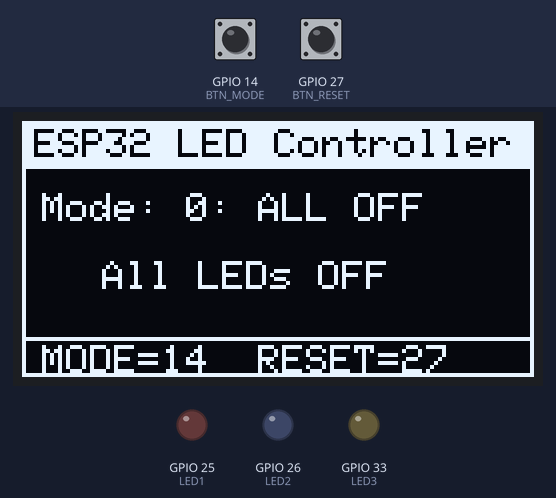
Bench run of a program on a simulated ESP32. On the bench: 128×64 one-colour display, output pins drawn as LEDs (lit = HIGH). The inputs (shaded band) are chosen by the test bench; at power-on: GPIO 14 (BTN_MODE) HIGH, GPIO 27 (BTN_RESET) HIGH.

Above: at 2.2 s.
2.3 s: GPIO 14 (BTN_MODE) pulled LOW for 0.15 s
At 2.5 s:
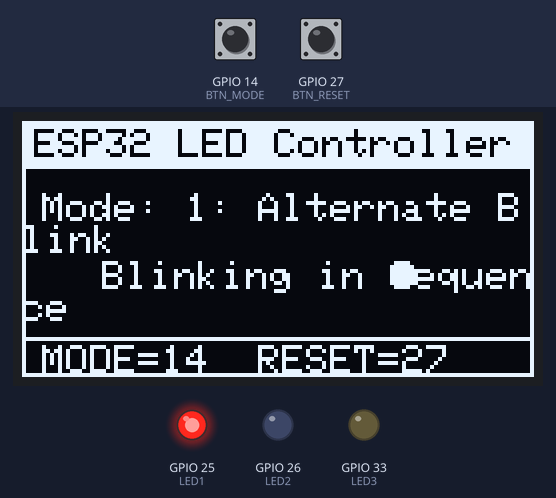
3.0 s: GPIO 14 (BTN_MODE) pulled LOW for 1 s
At 3.5 s:
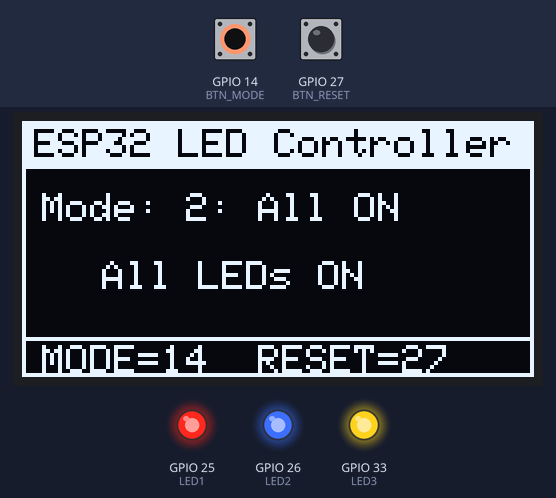
5.5 s: GPIO 14 (BTN_MODE) pulled LOW for 3.2 s
At 8.82 s:
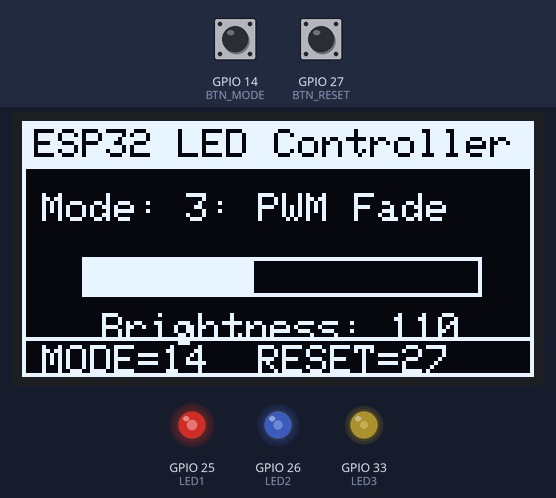
9.3 s: GPIO 27 (BTN_RESET) pulled LOW for 0.15 s
At 9.8 s:
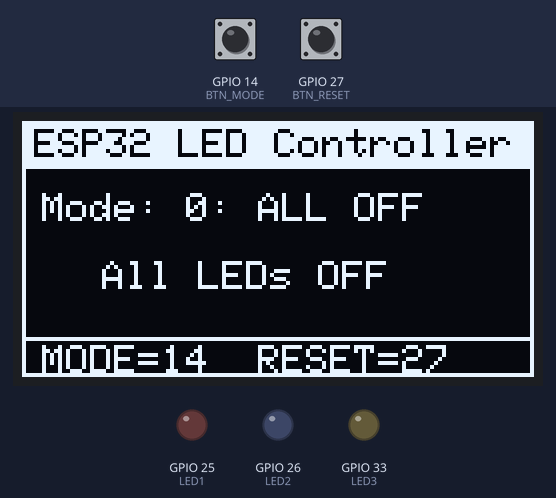
10.9 s: GPIO 14 (BTN_MODE) pulled LOW for 3.2 s
At 11.75 s:
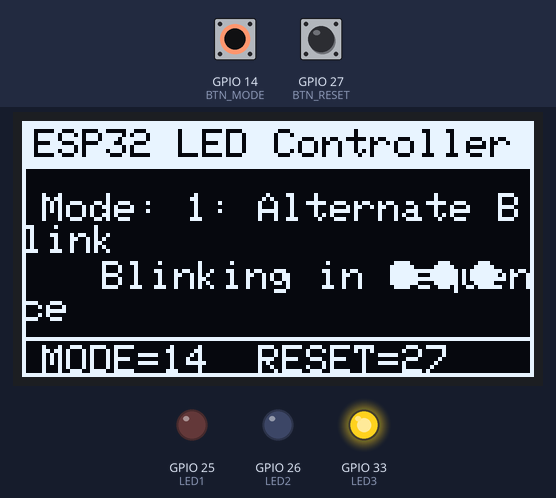
14.7 s: GPIO 27 (BTN_RESET) pulled LOW for 1 s
At 15.1 s:
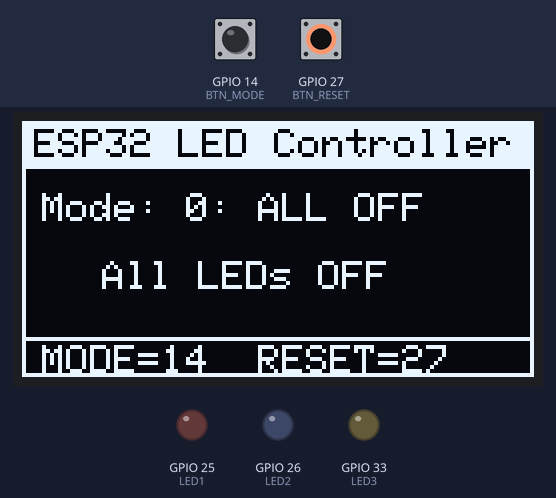
Timing chart, 0 to 17.7 s (numbered marks = the images above; inputs shaded):
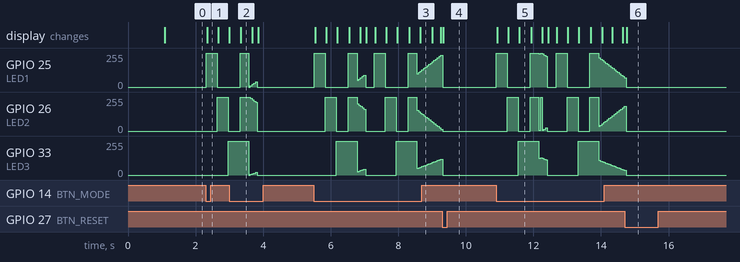

The program:

main.cpp
```cpp
// Name: Nimra Javed
// Reg no: 23-NTU-CS-1082
// Section: BS-CS_5th B
// Title: Task A - LED Modes with OLED and Push Buttons

#include <Wire.h>
#include <Adafruit_GFX.h>
#include <Adafruit_SSD1306.h>

#define SCREEN_WIDTH 128
#define SCREEN_HEIGHT 64
#define OLED_ADDR 0x3C
Adafruit_SSD1306 display(SCREEN_WIDTH, SCREEN_HEIGHT, &Wire, -1);

// --- Pin Configuration ---
#define LED1 25          // First LED pin
#define LED2 26          // Second LED pin
#define LED3 33          // Third LED pin
#define BTN_MODE 14      // Button to change LED mode
#define BTN_RESET 27     // Button to reset to OFF mode

// --- PWM Configuration ---
#define PWM_CH1 0        // PWM Channel for LED1
#define PWM_CH2 1        // PWM Channel for LED2
#define PWM_CH3 2        // PWM Channel for LED3
#define PWM_FREQ 5000    // PWM frequency in Hz
#define PWM_RES 8        // PWM resolution (8-bit = 0–255)

int mode = 0;                 // Current LED mode
unsigned long lastPress = 0;  // For button debounce
int brightness = 0;           // Current LED brightness (for fade)
int fadeAmount = 10;          // Brightness change per loop in fade mode

void setup() {
  Serial.begin(115200);

  // --- Configure buttons as input with internal pull-up ---
  pinMode(BTN_MODE, INPUT_PULLUP);
  pinMode(BTN_RESET, INPUT_PULLUP);

  // --- Setup PWM for LEDs ---
  ledcSetup(PWM_CH1, PWM_FREQ, PWM_RES);
  ledcSetup(PWM_CH2, PWM_FREQ, PWM_RES);
  ledcSetup(PWM_CH3, PWM_FREQ, PWM_RES);
  ledcAttachPin(LED1, PWM_CH1);
  ledcAttachPin(LED2, PWM_CH2);
  ledcAttachPin(LED3, PWM_CH3);

  // --- Initialize OLED Display ---
  Wire.begin(21, 22);  // Set custom I2C pins
  if (!display.begin(SSD1306_SWITCHCAPVCC, OLED_ADDR)) {
    Serial.println("OLED not found!");
    while (true);  // Halt program if OLED fails
  }

  // --- Startup message ---
  display.clearDisplay();
  display.setTextSize(1);
  display.setTextColor(SSD1306_WHITE);
  display.setCursor(15, 25);
  display.println("System Ready...");
  display.display();
  delay(1000);
  display.clearDisplay();
}

/*
  drawUIFrame():
  Draws the OLED layout including header, border,
  and footer with pin information. Displays current mode text.
*/
void drawUIFrame(String modeText) {
  display.clearDisplay();

  // --- Header Bar ---
  display.fillRect(0, 0, 128, 12, SSD1306_WHITE);     // top header bar
  display.setTextColor(SSD1306_BLACK);
  display.setCursor(3, 2);
  display.print("ESP32 LED Controller");

  // --- Outer Border ---
  display.drawRect(0, 0, SCREEN_WIDTH, SCREEN_HEIGHT, SSD1306_WHITE);

  // --- Mode Title ---
  display.setTextColor(SSD1306_WHITE);
  display.setTextSize(1);
  display.setCursor(5, 18);
  display.print("Mode: ");
  display.println(modeText);

  // --- Footer Bar (Instructions) ---
  display.drawLine(0, 54, 128, 54, SSD1306_WHITE);
  display.setCursor(5, 56);
  display.print("MODE=14  RESET=27");
}

void loop() {
  // --- Button Handling (with debounce delay) ---
  if (!digitalRead(BTN_MODE) && millis() - lastPress > 250) {
    mode = (mode + 1) % 4;  // Cycle through 4 modes
    lastPress = millis();
  }
  if (!digitalRead(BTN_RESET) && millis() - lastPress > 250) {
    mode = 0;               // Reset to OFF mode
    lastPress = millis();
  }

  // --- Mode Logic + OLED Display ---
  switch (mode) {

    // MODE 0: All LEDs OFF
    case 0: {
      drawUIFrame("0: ALL OFF");
      ledcWrite(PWM_CH1, 0);
      ledcWrite(PWM_CH2, 0);
      ledcWrite(PWM_CH3, 0);
      display.setCursor(20, 35);
      display.println("All LEDs OFF");
      break;
    }

    // MODE 1: Alternate Blinking LEDs
    case 1: {
      drawUIFrame("1: Alternate Blink");
      display.setCursor(20, 35);
      display.println("Blinking in Sequence");

      // --- LED1 ON ---
      ledcWrite(PWM_CH1, 255);
      ledcWrite(PWM_CH2, 0);
      ledcWrite(PWM_CH3, 0);
      display.fillCircle(95, 38, 3, SSD1306_WHITE);
      display.display();
      delay(300);

      // --- LED2 ON ---
      ledcWrite(PWM_CH1, 0);
      ledcWrite(PWM_CH2, 255);
      ledcWrite(PWM_CH3, 0);
      display.fillCircle(105, 38, 3, SSD1306_WHITE);
      display.display();
      delay(300);

      // --- LED3 ON ---
      ledcWrite(PWM_CH1, 0);
      ledcWrite(PWM_CH2, 0);
      ledcWrite(PWM_CH3, 255);
      display.fillCircle(115, 38, 3, SSD1306_WHITE);
      display.display();
      delay(300);
      break;
    }

    // MODE 2: All LEDs ON
    case 2: {
      drawUIFrame("2: All ON");
      ledcWrite(PWM_CH1, 255);
      ledcWrite(PWM_CH2, 255);
      ledcWrite(PWM_CH3, 255);
      display.setCursor(20, 35);
      display.println("All LEDs ON");
      break;
    }

    // MODE 3: PWM Fade Mode (LEDs cross-fade)
    case 3: {
      drawUIFrame("3: PWM Fade");
      ledcWrite(PWM_CH1, brightness);
      ledcWrite(PWM_CH2, 255 - brightness);
      ledcWrite(PWM_CH3, brightness / 2); // third LED half intensity pattern

      // --- Fade Bar Visualization on OLED ---
      int barLength = map(brightness, 0, 255, 0, 100);
      display.drawRect(15, 34, 100, 10, SSD1306_WHITE);
      display.fillRect(15, 34, barLength, 10, SSD1306_WHITE);

      display.setCursor(20, 48);
      display.print("Brightness: ");
      display.println(brightness);

      // Update brightness for next cycle
      brightness += fadeAmount;
      if (brightness <= 0 || brightness >= 255) fadeAmount = -fadeAmount;
      delay(25);
      break;
    }
  }

  // --- Update OLED Display ---
  display.display();
}
```

Measured:
- after the input at 2.3 s, GPIO 25 (LED1): 0/255 → 255/255 at once, → 0/255 0.33 s later; GPIO 26 (LED2): 0/255 → 255/255 after 0.34 s, → 0/255 0.33 s later; GPIO 33 (LED3): 0/255 → 255/255 after 0.66 s; the display: changes at once (image 1)
- after the input at 3.0 s, the display: changes after 0.34 s (image 2)
- after the input at 5.5 s, the display: first changes after 0.05 s (image 3 shows a later state)
- after the input at 9.3 s, the display: changes at once (image 4)
- after the input at 10.9 s, the display: first changes at once (image 5 shows a later state)
- after the input at 14.7 s, the display: changes after 0.07 s (image 6)
